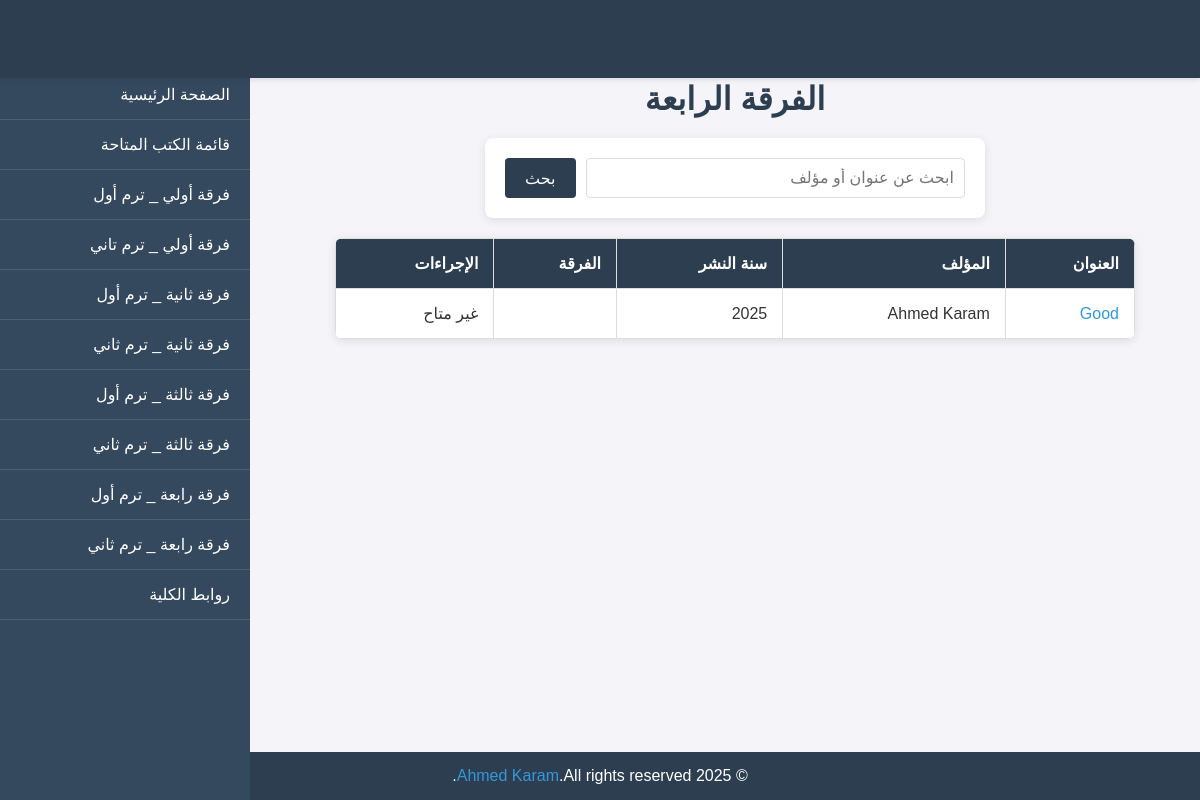
/academic/year4/year1/1/, run on the app's committed database.
### academic/models.py (models this page shows, shortened)
class Book(models.Model):
    title = models.CharField(max_length=200)
    author = models.CharField(max_length=100)
    description = models.TextField(null=True, blank=True)
    publication_date = models.DateField(null=True, blank=True)
    pdf_file = models.FileField(upload_to='books/pdfs/', null=True, blank=True)
    year = models.CharField(max_length=10, choices=YEAR_CHOICES, default='year1')
    term = models.IntegerField(choices=TERM_CHOICES, default=1)
    is_available = models.BooleanField(default=True, verbose_name='available?')
    class Meta:
        indexes = [models.Index(fields=['title'])]

### academic/views.py (the view)
# urls.py: path('year4/<str:year>/<int:term>/', views.year4, name='year4'),
def year4(request, year, term):
    books = Book.objects.filter(year=year, term=term)
    context = {
        'books': books,
        'year': year,
        'term': term,
        }
    return render(request, 'academic/year4.html', context)

### academic/templates/academic/year4.html (shortened to what this page needs)
<!DOCTYPE html>
<html lang="ar">
<head>
</head>
<body>
    <header>
        <h1>مكتبة الكلية</h1>
    </header>
    <nav class="sidebar">
        <div class="sidebar-content">
            <ul>
                <li><a href="{% url 'academic:home' %}"> الصفحة الرئيسية</a></li>
                <li><a href="{% url 'academic:books_list' %}"> قائمة الكتب المتاحة</a></li>
                <li><a href="{% url 'academic:year1' 'year1' 1 %}">فرقة أولي _ ترم أول</a></li>
                <li><a href="{% url 'academic:year1' 'year1' 2 %}">فرقة أولي _ ترم تاني</a></li>
                <li><a href="{% url 'academic:year2' 'year2' 1 %}"> فرقة ثانية _ ترم أول</a></li>
                <li><a href="{% url 'academic:year2' 'year2' 2 %}"> فرقة ثانية _ ترم ثاني</a></li>
                <li><a href="{% url 'academic:year3' 'year3' 1 %}"> فرقة ثالثة _ ترم أول</a></li>
                <li><a href="{% url 'academic:year3' 'year3' 2 %}"> فرقة ثالثة _ ترم ثاني</a></li>
                <li><a href="{% url 'academic:year4' 'year4' 1 %}"> فرقة رابعة _ ترم أول</a></li>
                <li><a href="{% url 'academic:year4' 'year4' 2 %}"> فرقة رابعة _ ترم ثاني</a></li>
                <li><a href="{% url 'academic:college_links' %}"> روابط الكلية</a></li>
            </ul>
        </div>
    </nav>
    <main class="main-content">
        <h1>  الفرقة الرابعة</h1>
        <div class="search-container">
            <form method="get" action="{% url 'academic:search_books' %}">
                <input type="text" name="q" placeholder="ابحث عن عنوان أو مؤلف">
                <button type="submit">بحث</button>
            </form>
        </div>
        {% if books %}
            <table>
                <thead>
                    <tr>
                        <th>العنوان</th>
                        <th>المؤلف</th>
                        <th>سنة النشر</th>
                        <th>الفرقة</th>
                        <th>الإجراءات</th>
                    </tr>
                </thead>
                <tbody>
                    {% for book in books %}
                        <tr>
                            <td><a href="{% url 'academic:book_detail' book.pk %}">{{ book.title }}</a></td>
                            <td>{{ book.author }}</td>
                            <td>{{ book.publication_date|date:"Y" }}</td>
                            <td>{{ book.batch }}</td>
                            <td>
                                {% if book.pdf_file %}
                                    <a href="{{ book.pdf_file.url }}" target="_blank">قراءة أونلاين</a>
                                {% else %}
                                    <span>غير متاح</span>
                                {% endif %}
                            </td>
                        </tr>
                    {% endfor %}
                </tbody>
            </table>
        {% else %}
            <p class="no-books">لا توجد كتب متاحة حاليًا.</p>
        {% endif %}
    </main>
    <footer>
        <p>© 2025 <a href="https://www.facebook.com/share/1BhQoTLxFP/" target="_blank">Ahmed Karam</a>.All rights reserved.</p>
</body>
</html>

### academic/templates/academic/year4.html (style rules this page uses)
* { margin: 0; padding: 0; box-sizing: border-box; font-family: Arial, sans-serif; }
body { direction: rtl; background-color: #f4f4f9; color: #333; }
header { background-color: #2c3e50; color: white; padding: 15px 20px; display: flex; justify-content: space-between; align-items: center; box-shadow: 0 2px 5px rgba(0, 0, 0, 0.1); position: fixed; top: 0; width: 100%; z-index: 1001; }
header h1 { font-size: 24px; }
.sidebar { width: 250px; background-color: #34495e; color: white; height: 100vh; position: fixed; top: 0; left: -250px; transition: left 0.3s ease; z-index: 1000; overflow-y: auto; }
.sidebar-content { padding-top: 70px; }
.sidebar ul { list-style: none; padding: 0; }
.sidebar ul li { padding: 15px 20px; border-bottom: 1px solid #4a6076; }
.sidebar ul li a { color: white; text-decoration: none; font-size: 16px; display: block; }
.main-content { margin-left: 20px; padding: 40px; padding-top: 80px; transition: margin-left 0.3s ease; }
.search-container { max-width: 500px; margin: 0 auto 20px; background-color: white; padding: 20px; border-radius: 8px; box-shadow: 0 2px 10px rgba(0, 0, 0, 0.1); }
.search-container form { display: flex; gap: 10px; }
.search-container input[type="text"] { flex: 1; padding: 10px; border: 1px solid #ddd; border-radius: 4px; font-size: 16px; width: 100%; }
.search-container button { padding: 10px 20px; background-color: #2c3e50; color: white; border: none; border-radius: 4px; cursor: pointer; font-size: 16px; }
h1 { color: #2c3e50; text-align: center; margin-bottom: 20px; }
table { width: 100%; max-width: 800px; margin: 20px auto; border-collapse: collapse; background-color: white; box-shadow: 0 2px 10px rgba(0, 0, 0, 0.1); border-radius: 8px; overflow: hidden; }
th, td { padding: 15px; border: 1px solid #ddd; text-align: right; }
th { background-color: #2c3e50; color: white; font-weight: bold; }
td a { color: #3498db; text-decoration: none; word-wrap: break-word; overflow-wrap: break-word; }
footer { background-color: #2c3e50; color: white; text-align: center; padding: 15px; position: fixed; bottom: 0; width: 100%; }
footer a { color: #3498db; text-decoration: none; }
@media (min-width: 769px) { .sidebar { left: 0; } }
@media (min-width: 769px) { .main-content { margin-left: 270px; } }

### data on the page
Book: title "Good", author "Ahmed Karam", publication_date "2025", pdf_file "غير متاح"
